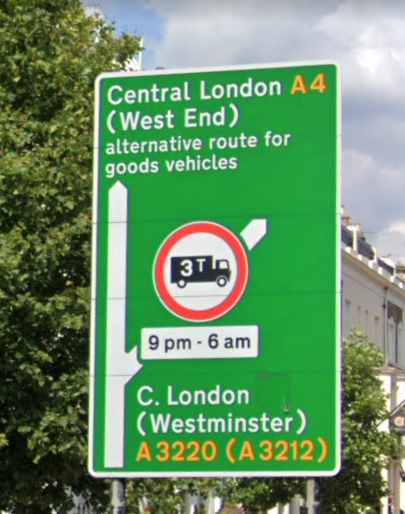
#> input picture chapter 5- YOLO Basics/images/text5.png, 405 x 514 px
$ python text.py
#> lines starting #> are read from the running program, lines starting #| are printed output that depends on the picture; after the words box and inside, x2 and y2 are one past the last pixel; in counts of white or black regions, pixels touching at a corner belong together
import cv2
import pytesseract

# Path to the image file
image_path = 'images/text5.png'

# Load the image using OpenCV
img = cv2.imread(image_path)
#> img is the input picture: shape (514, 405, 3); mean B, G, R 101.1, 143.5, 102.6

# Check if the image is loaded successfully
if img is None:
    print(f"Error: Unable to load image at {image_path}. Please check the path.")
else:
    print("Image loaded successfully.")

    # Step 1: Convert the image to grayscale
    gray = cv2.cvtColor(img, cv2.COLOR_BGR2GRAY)
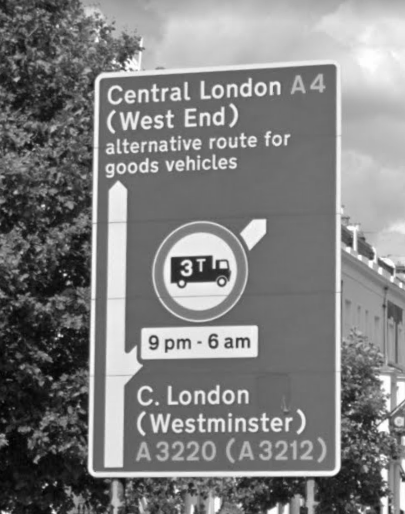
#> gray: shape (514, 405); min 2, max 255, mean 126.4

    # Step 2: Apply thresholding to improve OCR accuracy
    _, thresh = cv2.threshold(gray, 150, 255, cv2.THRESH_BINARY)
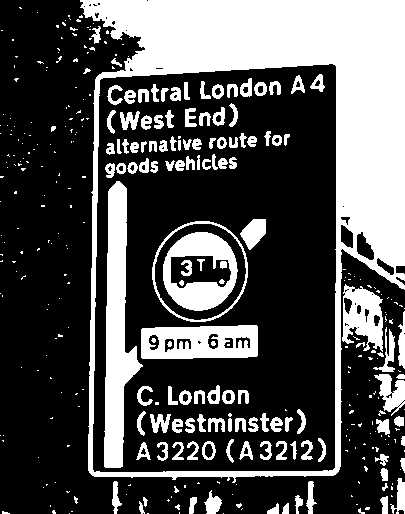
#> thresh: shape (514, 405); 32% white; 364 white regions (231 under 20 px), largest, box (x1, y1, x2, y2) and area: (80, 0, 405, 483) 38225, (104, 181, 143, 468) 5754, (141, 325, 258, 359) 3175

    # Step 3: Optional: Apply noise reduction (blurring) for better OCR results
    blurred = cv2.GaussianBlur(thresh, (5, 5), 0)
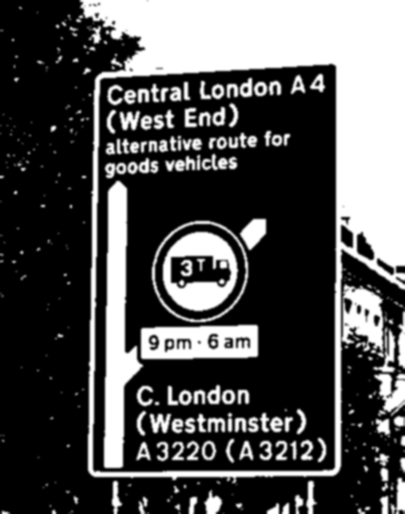
#> blurred: shape (514, 405); min 0, max 255, mean 81.5

    # Step 4: Use pytesseract to extract data with Page Segmentation Mode (PSM)
    custom_config = r'--psm 3'  # Use PSM 3 (fully automatic page segmentation)

    # Extract data with pytesseract's image_to_data() (provides word-level details)
#> (the run stopped early here; a loop or call above may not have finished)

$ run again, with chapter 5- YOLO Basics/images/text4.png copied over chapter 5- YOLO Basics/images/text5.png
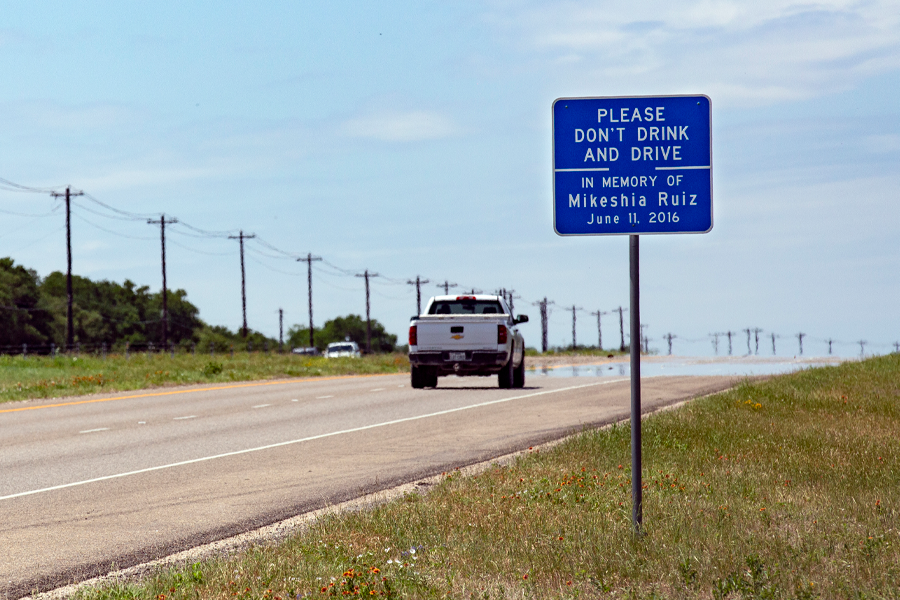
#> input picture chapter 5- YOLO Basics/images/text4.png, 900 x 600 px
#> img is the input picture: shape (600, 900, 3); mean B, G, R 165.1, 165.9, 158.3
#> `_, thresh = cv2.threshold(gray, 150, 255, cv2.THRESH_BINARY)`:
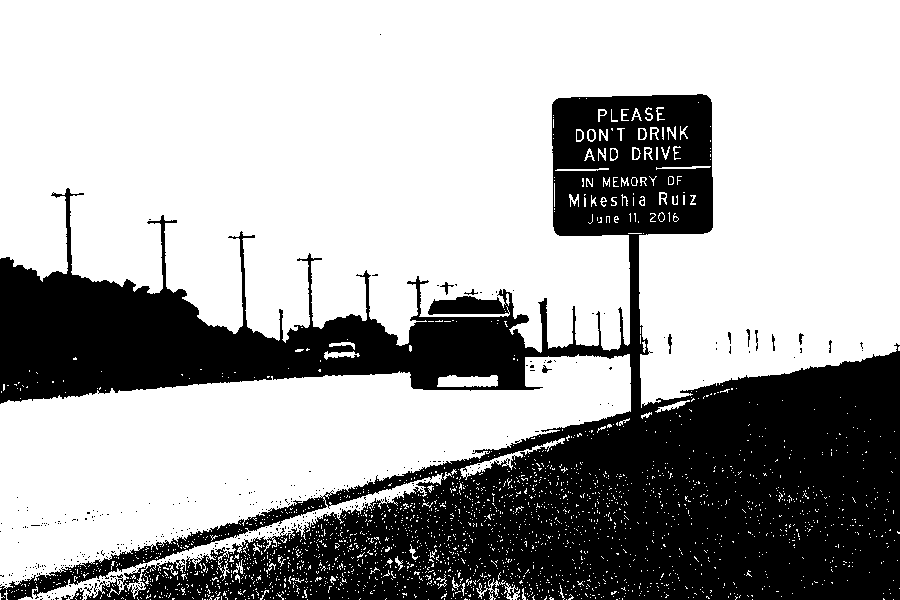
#> thresh: shape (600, 900); 66.8% white; 348 black regions (330 under 20 px), largest, box (x1, y1, x2, y2) and area: (0, 94, 900, 600) 177916, (61, 588, 84, 600) 99, (440, 282, 454, 295) 50
#> `blurred = cv2.GaussianBlur(thresh, (5, 5), 0)`:
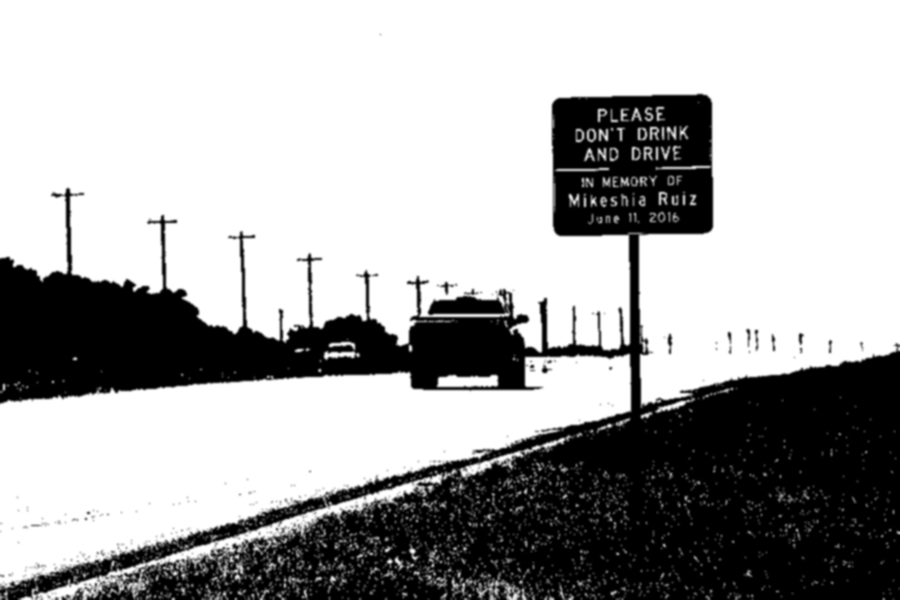
#> blurred: shape (600, 900); min 0, max 255, mean 170.3

$ run again, with chapter 5- YOLO Basics/images/1.jpg saved as chapter 5- YOLO Basics/images/text5.png
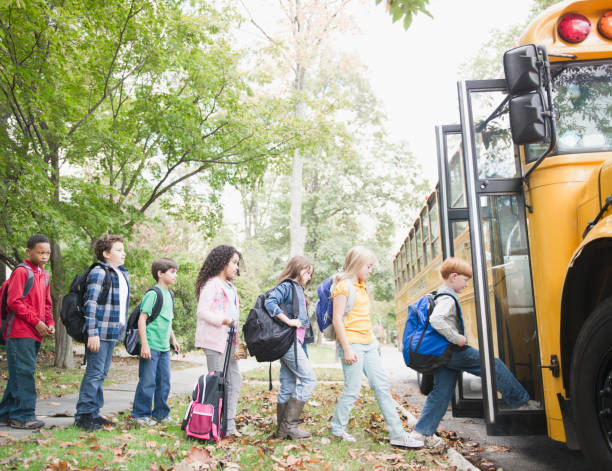
#> input picture chapter 5- YOLO Basics/images/1.jpg, 612 x 471 px
#> img is the input picture: shape (471, 612, 3); mean B, G, R 137.5, 161.8, 163.4
#> `_, thresh = cv2.threshold(gray, 150, 255, cv2.THRESH_BINARY)`:
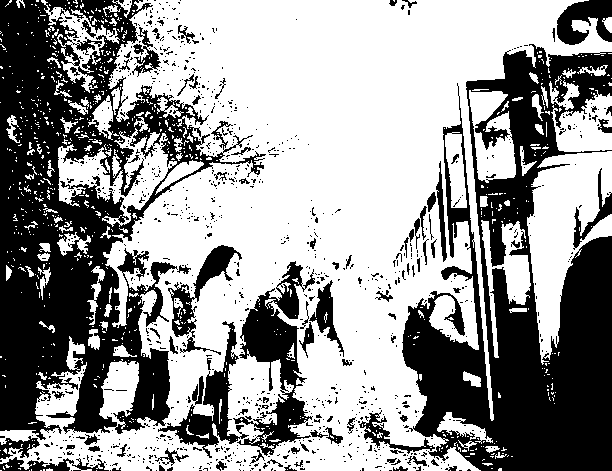
#> thresh: shape (471, 612); 59.4% white; 1018 black regions (927 under 20 px), largest, box (x1, y1, x2, y2) and area: (0, 0, 266, 440) 49125, (402, 44, 612, 471) 44675, (233, 261, 315, 456) 5743
#> `blurred = cv2.GaussianBlur(thresh, (5, 5), 0)`:
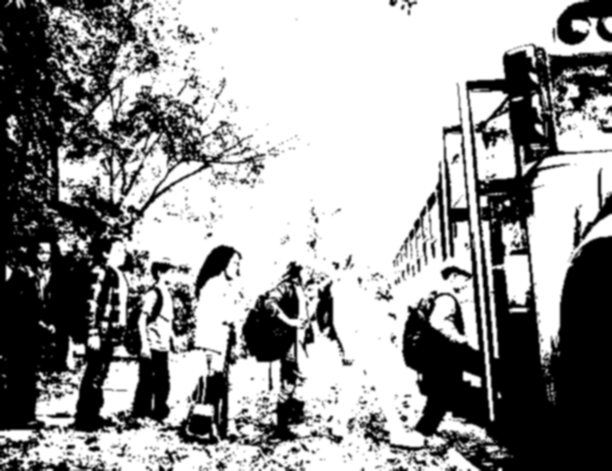
#> blurred: shape (471, 612); min 0, max 255, mean 151.5
